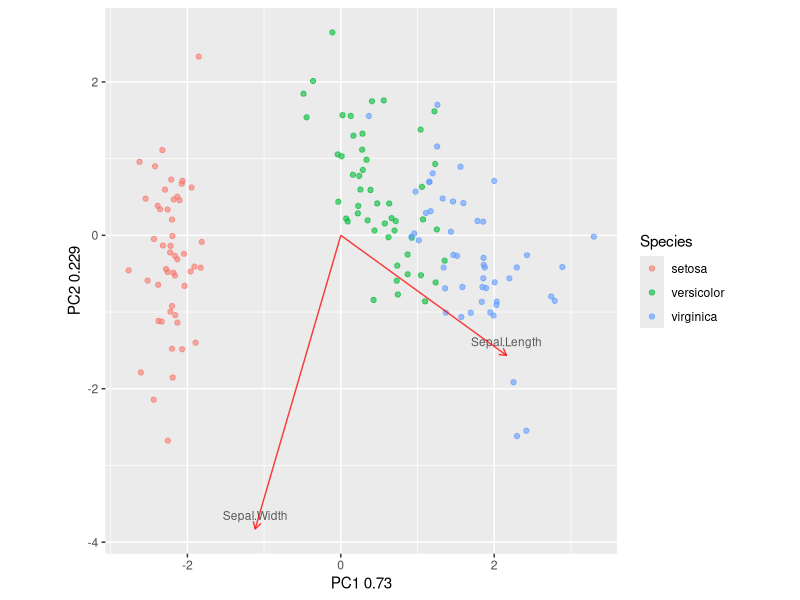

Reproduce this figure in R.
## ---- chunk 1
library(datasets)	# We're going to use the iris dataset
library(ggplot2)
## ---- chunk 2
pca = prcomp(iris[,1:4],scale = TRUE, center = TRUE) # think about scale and center
## ---- chunk 3
# Choose which axes to plot
x = 'PC1'
y = 'PC2'

# Put the principal components into a data frame
pca_df = data.frame(pca$x,	# The principal components
					Species = iris$Species)	# Group names
rownames(pca_df) = rownames(iris)

# Make a data frame with the loadings
loads = data.frame(varnames = rownames(pca$rotation), # the variables
					pca$rotation)	# Some data about their loadings

# Scale the loadings (I don't really understand this part)
mult = min(
	(max(pca_df[,y]) - min(pca_df[,y]))/(max(loads[,y]) - min(loads[,y])),
	(max(pca_df[,x]) - min(pca_df[,x]))/(max(loads[,x]) - min(loads[,x]))
)
loads = transform(loads,
					v1 = 0.7 * mult * (get(x)),
					v2 = 0.7 * mult * (get(y)))

# Choose which variables' loadings you actually want to see. I'll pick the
# top 2 for now. This is more useful when there are lots of variables to narrow
# down.
load_use = loads[1:2,]

# Get the percent variation explained by each PC
s = summary(pca)
pcx_exp = s$importance[2,x]
pcy_exp = s$importance[2,y]
xlab = paste(x,as.character(round(pcx_exp,3)))
ylab = paste(y,as.character(round(pcy_exp,3)))

# Plot it
p = ggplot(pca_df, aes_string(x = x, y = y)) +

	# plot points & colour by grouping
	geom_point(alpha = 0.6,aes(colour = Species)) + 

	coord_equal() + # force the axes to have the same scale

	# Add the biplot arrow labels:
	geom_text(data = load_use,
				aes(x = v1, y = v2, label = varnames), # required
				# play with these freely
				size = 3,
				vjust = -1,
				colour = 'grey35') + 

	# Add the biplot arrows:
	geom_segment(data = load_use, 
				aes(x = 0, y = 0, xend = v1, yend = v2), # required
				# play with these freely
				arrow = arrow(length = unit(0.2,'cm')),
				alpha = .75,
				colour = 'red') + 
	labs(x = xlab,y = ylab)
p
